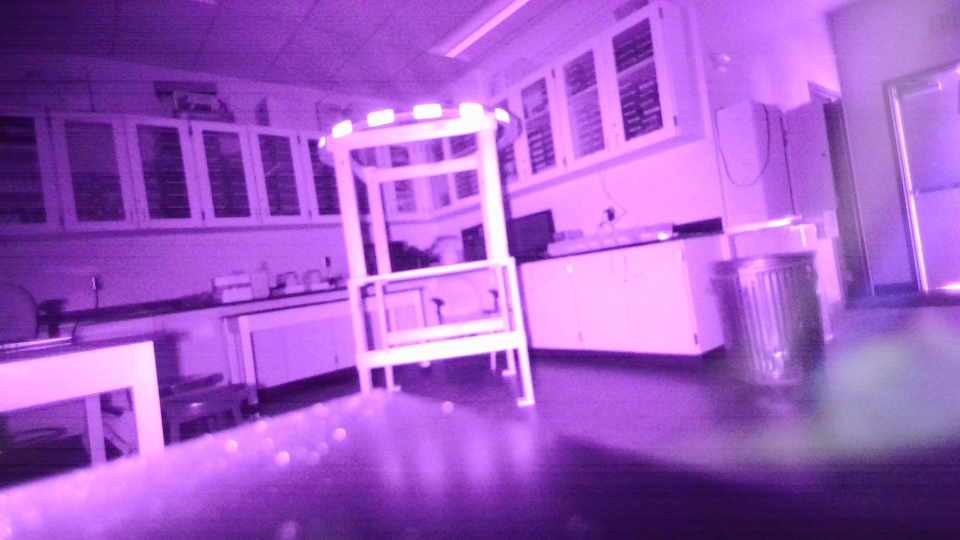
#> input picture opencv-i-think/photos/750.jpg, 1920 x 1080 px, found by its file name (shown at 1/2 size)
$ python detectbutwithdistance.py   (older library calls are emulated)
#> lines starting #> are read from the running program, lines starting #| are printed output that depends on the picture; after the words box and inside, x2 and y2 are one past the last pixel; in counts of white or black regions, pixels touching at a corner belong together
from imutils import paths
import numpy as np
import imutils
import cv2 as cv


def find_marker(image):
    # convert the image to grayscale, blur it, and detect edges
    gray = cv.cvtColor(image, cv.COLOR_BGR2GRAY)
    gray = cv.GaussianBlur(gray, (5, 5), 0)
    edged = cv.Canny(gray, 35, 125)
    # find the contours in the edged image and keep the largest one;
    # we'll assume that this is our piece of paper in the image
    cnts = cv.findContours(edged.copy(), cv.RETR_LIST, cv.CHAIN_APPROX_SIMPLE)
    cnts = imutils.grab_contours(cnts)
    c = max(cnts, key = cv.contourArea)
    # compute the bounding box of the of the paper region and return it
    return cv.minAreaRect(c)

def distance_to_camera(knownWidth, focalLength, perWidth):
        # compute and return the distance from the maker to the camera
    return (knownWidth * focalLength) / perWidth


# initialize the known distance from the camera to the object, which
# in this case is 24 inches
KNOWN_DISTANCE = 13.0
# initialize the known object width, which in this case, the piece of
# paper is 12 inches wide
KNOWN_WIDTH = 11.0
# load the furst image that contains an object that is KNOWN TO BE 2 feet
# from our camera, then find the paper marker in the image, and initialize
# the focal length

re = cv.imread("Photos/750.jpg")
#> re is the input picture: shape (1080, 1920, 3); mean B, G, R 196.9, 92.5, 160.4
image = cv.resize(re, (1080, 720))
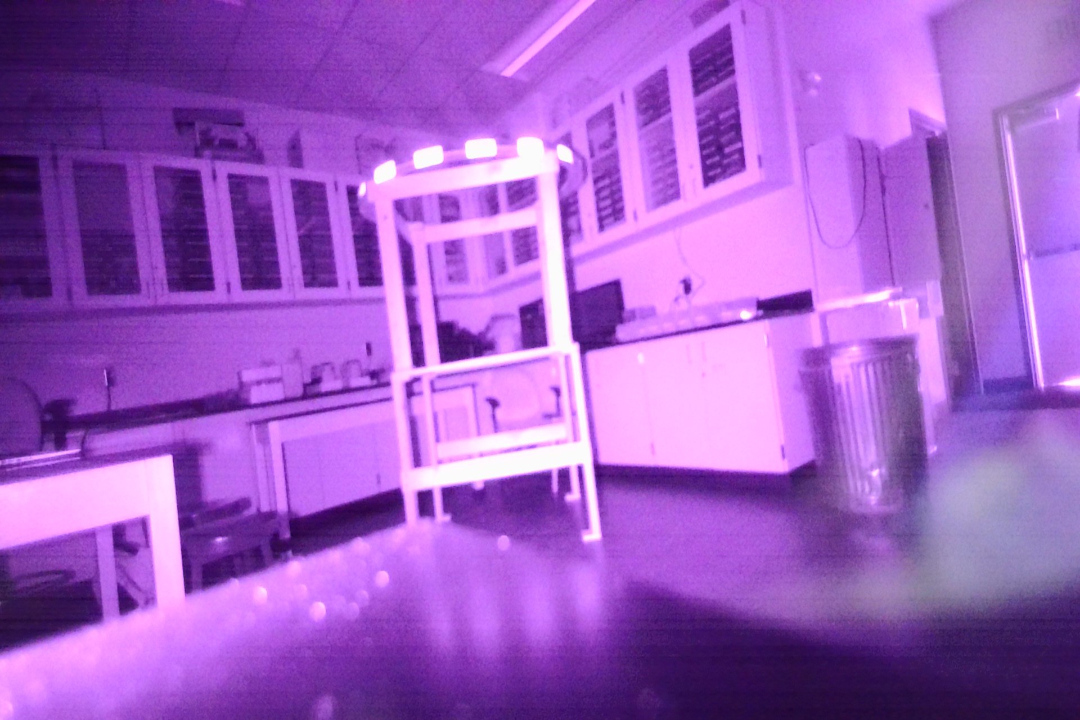
#> image: shape (720, 1080, 3); mean B, G, R 196.9, 92.5, 160.3
#cv.imshow('resized', resized)
marker = find_marker(image)
#> in find_marker, `gray = cv.cvtColor(image, cv.COLOR_BGR2GRAY)`:
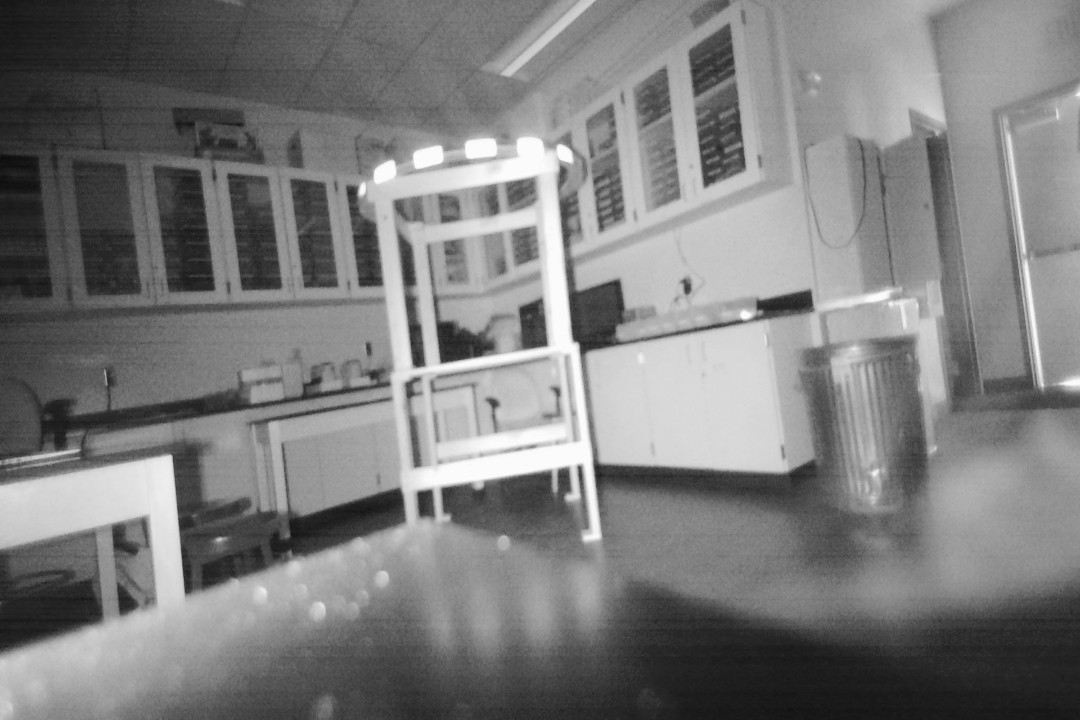
#> gray: shape (720, 1080); min 12, max 254, mean 124.7
#> in find_marker, `edged = cv.Canny(gray, 35, 125)`:
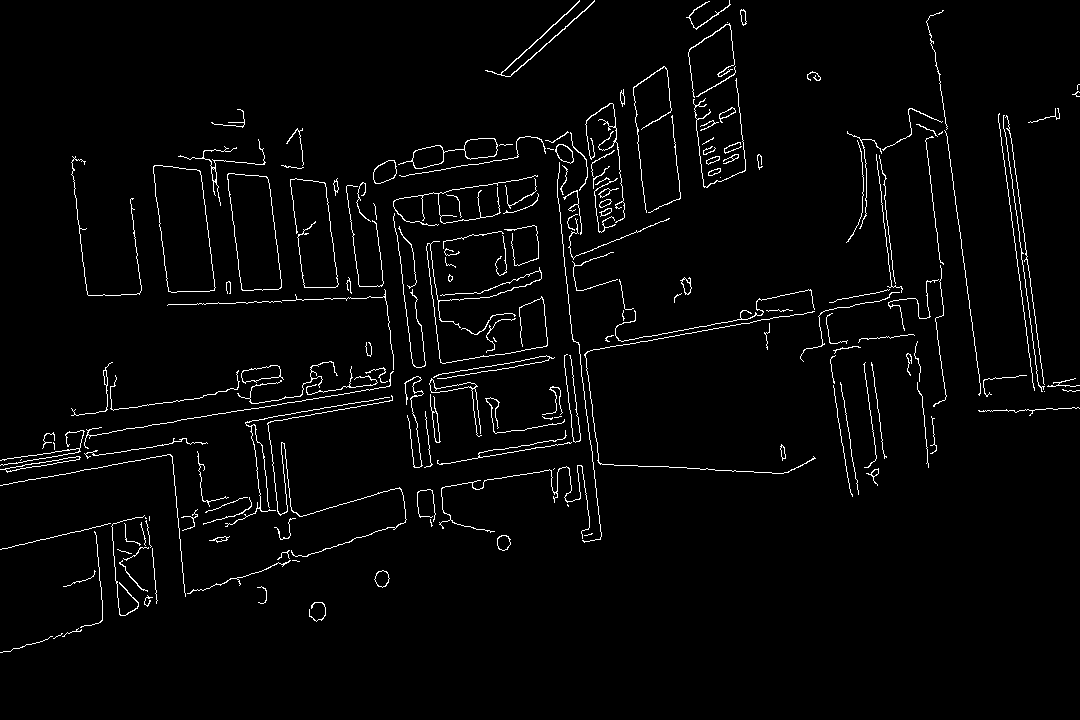
#> edged: shape (720, 1080); 2.7% white in thin lines or dots
#> in find_marker, `cnts = cv.findContours(edged.copy(), cv.RETR_LIST, cv.CHAIN_APPROX_SIM..`: cnts = 218 contours, 141 with area under 20; largest, box (x1, y1, x2, y2) and area: (153, 165, 216, 293) 5840, (153, 165, 216, 293) 5836, (227, 173, 282, 291) 4664, (227, 173, 282, 291) 4656, (398, 138, 498, 169) 1134
#> in find_marker, `c = max(cnts, key = cv.contourArea)`: c = contour of 89 points, box (x1, y1, x2, y2) (153, 165, 216, 293), area 5840
#> marker = ((183.6, 227.7), (48.42, 132.1), -7.43)
focalLength = (marker[1][0] * KNOWN_DISTANCE) / KNOWN_WIDTH
#> focalLength = 57.22


# # loop over the images
#for imagePath in sorted(paths.list_images("images")):
#load the image, find the marker in the image, then compute the
# #     # distance to the marker from the camera
marker = find_marker(image)
inches = distance_to_camera(KNOWN_WIDTH, focalLength, marker[1][0])
#> inches = 13
    # # draw a bounding box around the image and display it
box = cv.boxPoints(marker) if imutils.is_cv2() else cv.boxPoints(marker)
#> box = [[168.1, 296.3], [151, 165.4], [199, 159.1], [216.1, 290.1]]
box = np.int0(box)
#> box = [[168, 296], [151, 165], [199, 159], [216, 290]]
cv.drawContours(image, [box], -1, (0, 255, 0), 2)
image = cv.putText(image, "%.2fft" % (inches / 12),(image.shape[1] - 200, image.shape[0] - 20), cv.FONT_HERSHEY_SIMPLEX,2.0, (0, 255, 0), 3)
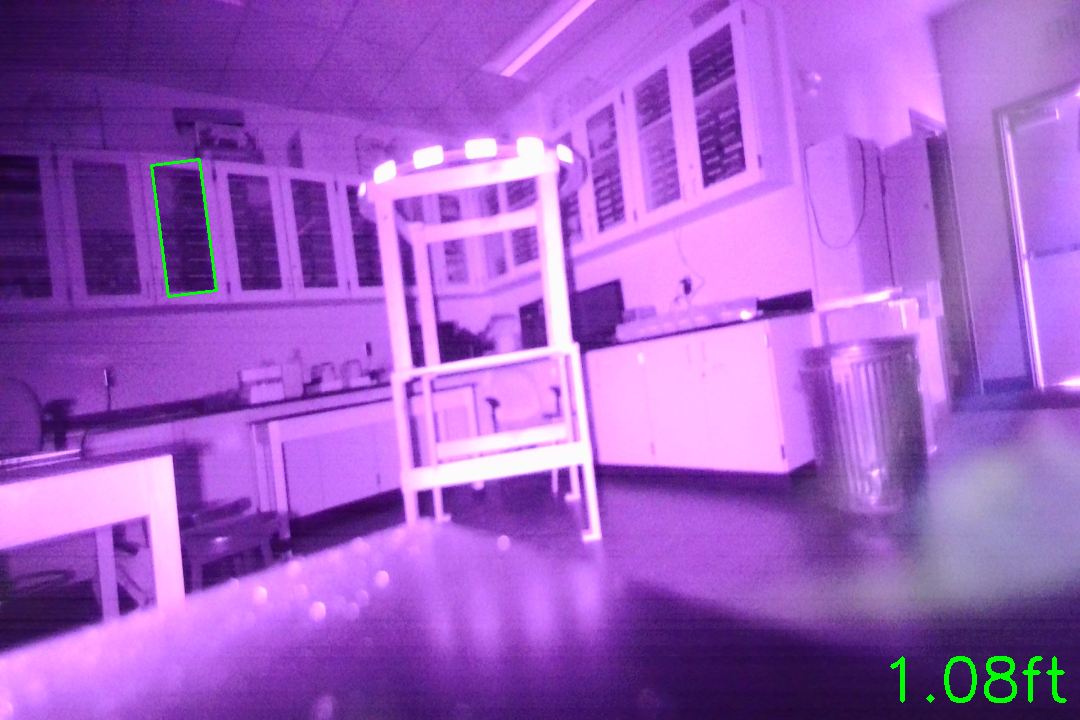
#> image: shape (720, 1080, 3); mean B, G, R 196.4, 93.4, 159.9

cv.imshow('img',image)
cv.waitKey(0)
